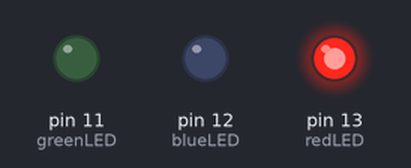
Recording of a sketch running on a simulated Arduino Uno, built with avr-gcc and run on an emulated ATmega328P. Parts: output pins drawn as LEDs (lit = HIGH).

Above: at 0.05 s.
At 1.1 s:
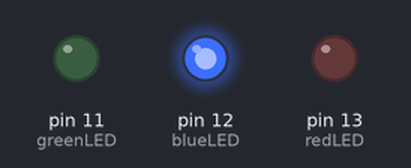
At 5.15 s:
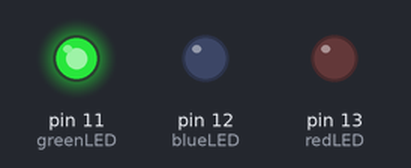
At 13.85 s:
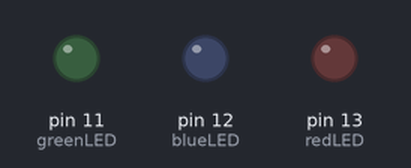
Timing chart, 0 to 18.2 s (numbered marks = the images above):
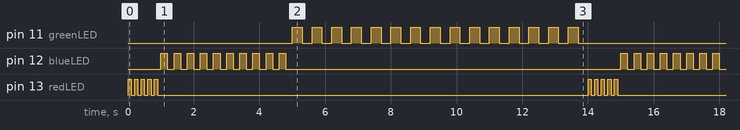

The sketch:

sketch_nov02a.ino
```cpp
int redLED=13;
int blueLED=12;
int greenLED=11;

void blinkLED(int pin, int times, int delayTime);

void setup() {
  // put your setup code here, to run once:
pinMode (redLED,OUTPUT);
pinMode (blueLED,OUTPUT);
pinMode (greenLED,OUTPUT);
}
void loop() {
    blinkLED(redLED, 5, 100);
    blinkLED(blueLED, 10, 200);
    blinkLED(greenLED, 15, 300);
}

void blinkLED(int pin, int times, int delayTime) {
    for (int i = 0; i < times; i++) {
        digitalWrite(pin, HIGH);
        delay(delayTime);
        digitalWrite(pin, LOW);
        delay(delayTime);
    }
}
```

Measured:
- by itself, pin 11 (greenLED): repeats every 14.0 s: HIGH 0.30 s, LOW 5.3 s, 14 × (HIGH 0.30 s, LOW 0.30 s)
- by itself, pin 12 (blueLED): repeats every 14.0 s: 9 × (LOW 0.20 s, HIGH 0.20 s), LOW 10.2 s, HIGH 0.20 s
- by itself, pin 13 (redLED): repeats every 14.0 s: 4 × (LOW 0.10 s, HIGH 0.10 s), LOW 13.1 s, HIGH 0.10 s
